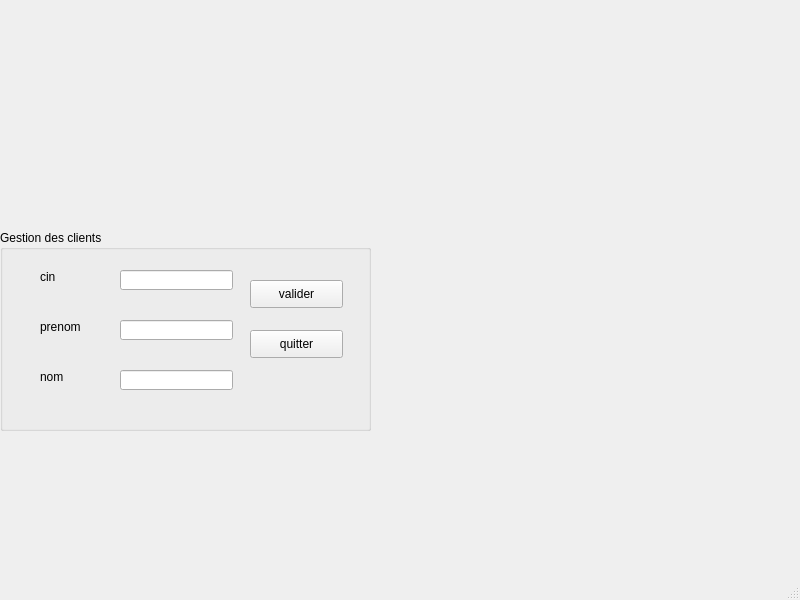
<?xml version="1.0" encoding="UTF-8"?>
<ui version="4.0">
 <class>MainWindow</class>
 <widget class="QMainWindow" name="MainWindow">
  <property name="geometry">
   <rect>
    <x>0</x>
    <y>0</y>
    <width>800</width>
    <height>600</height>
   </rect>
  </property>
  <property name="windowTitle">
   <string>MainWindow</string>
  </property>
  <widget class="QWidget" name="centralwidget">
   <widget class="QGroupBox" name="groupBox">
    <property name="geometry">
     <rect>
      <x>0</x>
      <y>230</y>
      <width>371</width>
      <height>201</height>
     </rect>
    </property>
    <property name="toolTip">
     <string/>
    </property>
    <property name="title">
     <string>Gestion des clients</string>
    </property>
    <widget class="QLabel" name="label">
     <property name="geometry">
      <rect>
       <x>40</x>
       <y>40</y>
       <width>47</width>
       <height>14</height>
      </rect>
     </property>
     <property name="text">
      <string>cin</string>
     </property>
    </widget>
    <widget class="QLabel" name="label_2">
     <property name="geometry">
      <rect>
       <x>40</x>
       <y>90</y>
       <width>47</width>
       <height>14</height>
      </rect>
     </property>
     <property name="text">
      <string>prenom</string>
     </property>
    </widget>
    <widget class="QLabel" name="label_3">
     <property name="geometry">
      <rect>
       <x>40</x>
       <y>140</y>
       <width>47</width>
       <height>14</height>
      </rect>
     </property>
     <property name="text">
      <string>nom</string>
     </property>
    </widget>
    <widget class="QLineEdit" name="lineEditCIN">
     <property name="geometry">
      <rect>
       <x>120</x>
       <y>40</y>
       <width>113</width>
       <height>20</height>
      </rect>
     </property>
    </widget>
    <widget class="QLineEdit" name="lineEditPRENOM">
     <property name="geometry">
      <rect>
       <x>120</x>
       <y>90</y>
       <width>113</width>
       <height>20</height>
      </rect>
     </property>
    </widget>
    <widget class="QLineEdit" name="lineEditNOM">
     <property name="geometry">
      <rect>
       <x>120</x>
       <y>140</y>
       <width>113</width>
       <height>20</height>
      </rect>
     </property>
    </widget>
   </widget>
   <widget class="QPushButton" name="pushButton">
    <property name="geometry">
     <rect>
      <x>250</x>
      <y>280</y>
      <width>93</width>
      <height>28</height>
     </rect>
    </property>
    <property name="text">
     <string>valider</string>
    </property>
   </widget>
   <widget class="QPushButton" name="pushButton_2">
    <property name="geometry">
     <rect>
      <x>250</x>
      <y>330</y>
      <width>93</width>
      <height>28</height>
     </rect>
    </property>
    <property name="text">
     <string>quitter</string>
    </property>
   </widget>
  </widget>
  <widget class="QMenuBar" name="menubar">
   <property name="geometry">
    <rect>
     <x>0</x>
     <y>0</y>
     <width>800</width>
     <height>26</height>
    </rect>
   </property>
  </widget>
  <widget class="QStatusBar" name="statusbar"/>
 </widget>
 <resources/>
 <connections/>
</ui>
